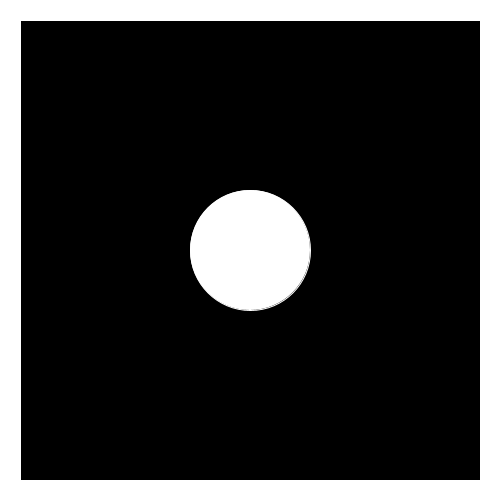
Frame 1 (no input)
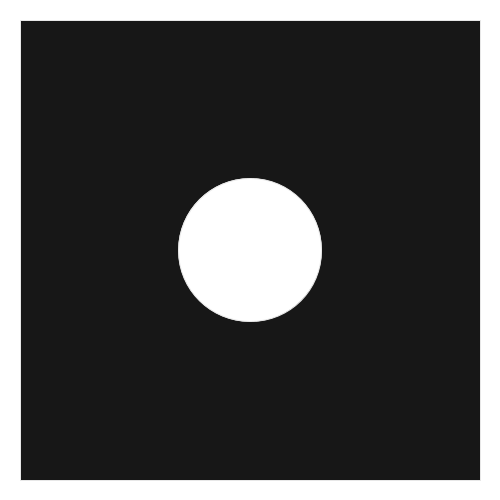
Frame 60 (the mouse pressed at the canvas centre just before this capture)
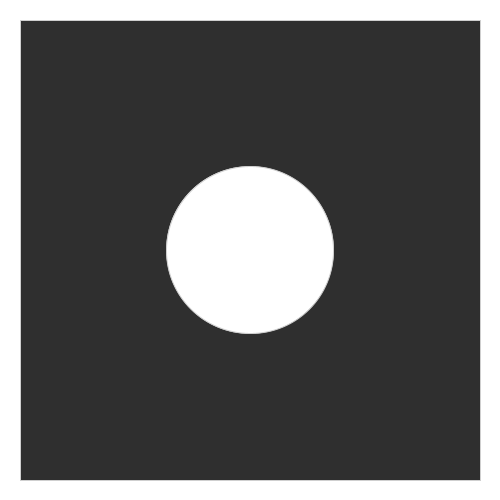
Frame 120 (the mouse held since frame 60 and released just before this capture)

The Processing sketch that drew these frames (run headless with seeded random() and noise(); from frame 60 on, the mouse is pressed at the canvas centre):

// Processing sketch: Aufgabe_1
// ── Aufgabe_1.pde
float kreisX=250;
float kreisY=250;
float kreisA=120;
float kreisB=120;
float kreisLinie=255;
float kreisFarbe=0;
float hintergrundFarbe=255;
float aenderung=0.4;

void setup(){
  size(500, 500);
}

void draw(){
  background(hintergrundFarbe);
  stroke(kreisLinie);
  fill(kreisFarbe);
  rect(20, 20, 460, 460);
  fill(255);
  ellipse(kreisX, kreisY, kreisA, kreisB);
  
  kreisA=kreisA+aenderung;
  kreisB=kreisB+aenderung;
  kreisLinie=kreisLinie-aenderung;
  kreisFarbe=kreisFarbe+aenderung;
 
  
}
 
